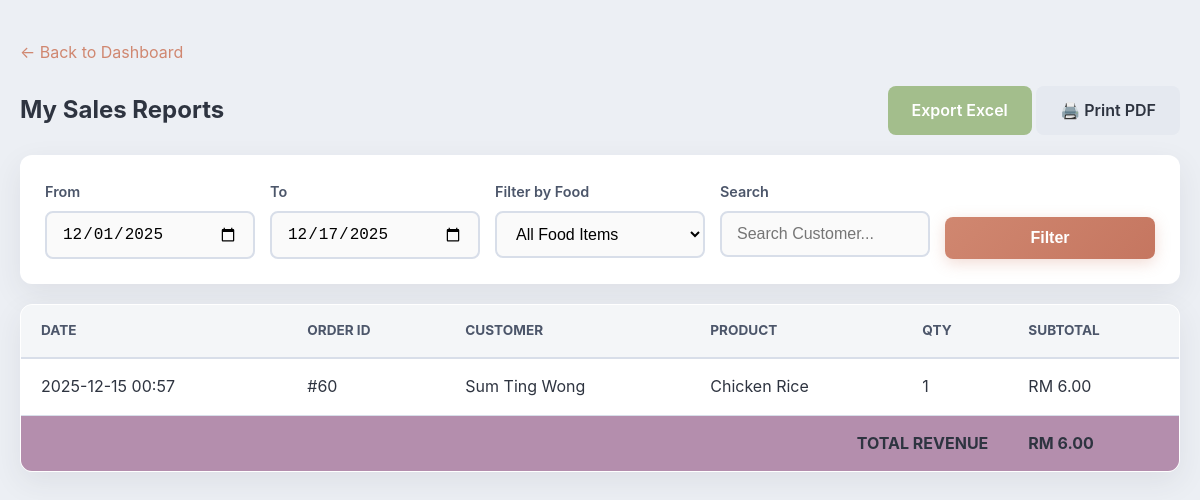
/pages/vendor_reports.php (signed in), run on an earlier commit of the app's database.
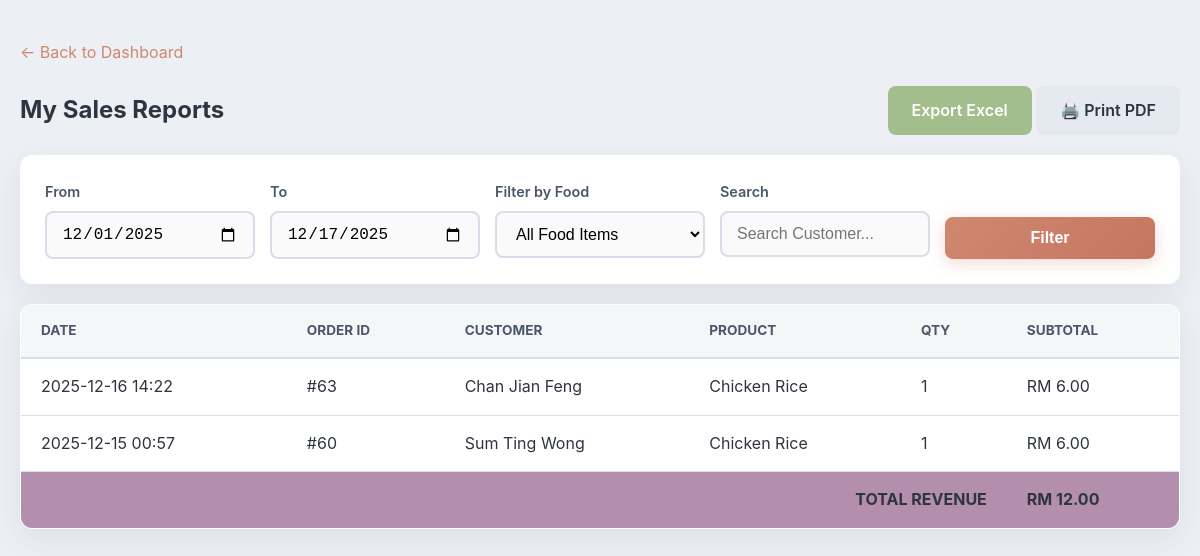
And on a later commit of the database.
### tables this page shows
CREATE TABLE `orders` (
  `OrderId` int(11) NOT NULL,
  `PaymentId` int(11) NOT NULL,
  `UserId` int(11) NOT NULL,
  `StallId` int(11) NOT NULL,
  `Status` enum('pending','preparing','ready','complete') DEFAULT 'pending',
  `Notes` text DEFAULT NULL,
  `CreatedAt` datetime NOT NULL DEFAULT current_timestamp()
);

CREATE TABLE `users` (
  `UserId` int(11) NOT NULL,
  `Name` varchar(100) NOT NULL,
  `Email` varchar(255) NOT NULL,
  `HashedPassword` varchar(255) NOT NULL,
  `Role` enum('customer','admin','vendor') NOT NULL DEFAULT 'customer',
  `PhoneNumber` varchar(20) DEFAULT NULL,
  `CreatedAt` datetime NOT NULL DEFAULT current_timestamp()
);

CREATE TABLE `products` (
  `ProductId` int(11) NOT NULL,
  `StallId` int(11) NOT NULL,
  `CategoryId` int(11) DEFAULT NULL,
  `ProductName` varchar(150) NOT NULL,
  `Description` text DEFAULT NULL,
  `UnitPrice` decimal(10,2) NOT NULL,
  `IsAvailable` tinyint(1) NOT NULL DEFAULT 1,
  `IsUnlimitedStock` tinyint(1) NOT NULL DEFAULT 0,
  `Stock` int(11) NOT NULL DEFAULT 0
);

CREATE TABLE `orderitems` (
  `OrderListId` int(11) NOT NULL,
  `OrderId` int(11) NOT NULL,
  `ProductId` int(11) NOT NULL,
  `Quantity` int(11) NOT NULL,
  `Subtotal` decimal(10,2) NOT NULL,
  `Note` text DEFAULT NULL,
  `PickupTime` datetime DEFAULT NULL,
  `Status` enum('pending','preparing','ready','complete','cancelled') DEFAULT 'pending'
);

### pages/vendor_reports.php (the view, shortened to what this page needs)
<?php
include '../configs/db.php';
$userId = $_SESSION['user_id'];
$stmt = $db->prepare("SELECT StallId FROM stalls WHERE StaffId = :uid");
$stmt->execute([':uid' => $userId]);
$stall = $stmt->fetch(PDO::FETCH_ASSOC);
$stallId = $stall['StallId'];
$startDate = $_GET['start_date'] ?? date('Y-m-01');
$endDate = $_GET['end_date'] ?? date('Y-m-d');
$search = $_GET['search'] ?? '';
$baseWhere = "WHERE o.StallId = :sid AND DATE(o.CreatedAt) BETWEEN :start AND :end";
$params = [':sid' => $stallId, ':start' => $startDate, ':end' => $endDate];
    ?>
    <?php
$countSql = "SELECT COUNT(*) as total_records, SUM(ol.Subtotal) as grand_total
             FROM orders o
             JOIN orderitems ol ON o.OrderId = ol.OrderId
             JOIN products p ON ol.ProductId = p.ProductId
             JOIN users u ON o.UserId = u.UserId
             $baseWhere";
$stmtCount = $db->prepare($countSql);
$stmtCount->execute($params);
$totals = $stmtCount->fetch(PDO::FETCH_ASSOC);
$grandTotalRevenue = $totals['grand_total'] ?? 0;
$page = isset($_GET['page']) ? max(1, intval($_GET['page'])) : 1;
$limit = 10;
$offset = ($page - 1) * $limit;
$sql = "SELECT o.OrderId, o.CreatedAt, p.ProductName, ol.Quantity, ol.Subtotal, u.Name as CustomerName
        FROM orders o
        JOIN orderitems ol ON o.OrderId = ol.OrderId
        JOIN products p ON ol.ProductId = p.ProductId
        JOIN users u ON o.UserId = u.UserId
        $baseWhere
        ORDER BY o.CreatedAt DESC";
if (!isset($_GET['export'])) {
    $sql .= " LIMIT $limit OFFSET $offset";
}
$stmt = $db->prepare($sql);
$stmt->execute($params);
$reportData = $stmt->fetchAll(PDO::FETCH_ASSOC);
?>
<!DOCTYPE html>
<html lang="en">
<head>
    <link rel="stylesheet" href="../assets/css/aurora_theme.css">
</head>
<body>
    <div class="container">
        <div style="margin-bottom: 20px;">
            <a href="vendor_dashboard.php">&larr; Back to Dashboard</a>
        </div>
        <div style="display:flex; justify-content:space-between; align-items:center; margin-bottom:20px;">
            <h2 style="margin:0;">My Sales Reports</h2>
            <div>
                 <a href="?<?php echo http_build_query(array_merge($_GET, ['export' => 'excel'])); ?>" class="btn" style="background:#A3BE8C; color:white;">Export Excel</a>
                 <a href="?<?php echo http_build_query(array_merge($_GET, ['print_view' => '1'])); ?>" target="_blank" class="btn btn-secondary">🖨️ Print PDF</a>
            </div>
        </div>
        <form method="GET" action="" class="filter-bar form-group" style="display:grid; grid-template-columns: repeat(auto-fit, minmax(180px, 1fr)); gap: 15px;">
            <div><label>From</label><input type="date" name="start_date" value="<?php echo $startDate; ?>"></div>
            <div><label>To</label><input type="date" name="end_date" value="<?php echo $endDate; ?>"></div>
            <div><label>Filter by Food</label>
                <select name="food_id">
                    <option value="">All Food Items</option>
                </select>
            </div>
            <div><label>Search</label><input type="text" name="search" value="<?php echo htmlspecialchars($search); ?>" placeholder="Search Customer..."></div>
            <div style="display:flex; align-items:flex-end;"><button type="submit" class="btn btn-primary" style="width:100%;">Filter</button></div>
        </form>
        <div class="table-container">
            <table>
                <thead><tr><th>Date</th><th>Order ID</th><th>Customer</th><th>Product</th><th>Qty</th><th>Subtotal</th></tr></thead>
                <tbody>
                    <?php if (empty($reportData)): ?>
                        <tr><td colspan="6" style="text-align:center; padding: 30px;">No records found.</td></tr>
                    <?php else: ?>
                        <?php foreach ($reportData as $row): ?>
                        <tr>
                            <td><?php echo date('Y-m-d H:i', strtotime($row['CreatedAt'])); ?></td>
                            <td>#<?php echo $row['OrderId']; ?></td>
                            <td><?php echo htmlspecialchars($row['CustomerName']); ?></td>
                            <td><?php echo htmlspecialchars($row['ProductName']); ?></td>
                            <td><?php echo $row['Quantity']; ?></td>
                            <td>RM <?php echo number_format($row['Subtotal'], 2); ?></td>
                        </tr>
                        <?php endforeach; ?>
                        <tr style="background:#B48EAD; color:white;">
                            <td colspan="5" style="text-align:right; font-weight:bold;">TOTAL REVENUE</td>
                            <td style="font-weight:bold;">RM <?php echo number_format($grandTotalRevenue, 2); ?></td>
                        </tr>
                    <?php endif; ?>
                </tbody>
            </table>
        </div>
    </div>
</body>
</html>

### assets/css/aurora_theme.css (style rules this page uses)
:root { --aurora-red: #BF616A; --aurora-orange: #D08770; --aurora-yellow: #EBCB8B; --aurora-green: #A3BE8C; --aurora-purple: #B48EAD; --bg-body: #ECEFF4; --bg-card: #FFFFFF; --text-main: #2E3440; --text-muted: #4C566A; --border-color: #D8DEE9; --radius-sm: 8px; --radius-md: 12px; --radius-lg: 16px; --shadow-soft: 0 10px 30px rgba(46, 52, 64, 0.08); --shadow-hover: 0 20px 40px rgba(46, 52, 64, 0.12); }
body { background-color: var(--bg-body); font-family: 'Inter', -apple-system, BlinkMacSystemFont, "Segoe UI", Roboto, Helvetica, Arial, sans-serif; color: var(--text-main); margin: 0; padding: 0; line-height: 1.6; }
.container { max-width: 1200px; margin: 40px auto; padding: 0 20px; }
h2, h3, h4 { color: var(--text-main); font-weight: 700; margin-top: 0; }
a { color: var(--aurora-orange); text-decoration: none; transition: color 0.2s; }
.card, .payment-container, .stat-card, .table-container, form { background: var(--bg-card); border-radius: var(--radius-md); box-shadow: var(--shadow-soft); border: 1px solid white; overflow: hidden; transition: transform 0.3s ease, box-shadow 0.3s ease; }
.btn, .btn-primary, .btn-pay, .btn-admin { display: inline-block; padding: 12px 24px; border-radius: var(--radius-sm); font-weight: 600; border: none; cursor: pointer; transition: all 0.2s ease; text-align: center; font-size: 1rem; }
.btn-primary, .btn-admin.primary { background: linear-gradient(135deg, var(--aurora-orange), #c57660); color: white; box-shadow: 0 4px 15px rgba(208, 135, 112, 0.3); }
.btn-secondary, .btn-admin { background: #E5E9F0; color: var(--text-main); }
.form-group { margin-bottom: 20px; }
label { display: block; margin-bottom: 8px; font-weight: 600; color: var(--text-muted); font-size: 0.9rem; }
input[type="text"], input[type="email"], input[type="password"], input[type="number"], input[type="date"], select, textarea, .form-control { width: 100%; padding: 12px 15px; border: 2px solid var(--border-color); border-radius: var(--radius-sm); font-size: 1rem; transition: border-color 0.2s; background: #FAFAFA; box-sizing: border-box; }
.table-container { padding: 0 !important; }
table { width: 100%; border-collapse: collapse; }
thead { background: #F4F6F8; border-bottom: 2px solid var(--border-color); }
th { padding: 15px 20px; text-align: left; font-size: 0.85rem; text-transform: uppercase; color: var(--text-muted); font-weight: 700; }
td { padding: 15px 20px; border-bottom: 1px solid var(--border-color); color: var(--text-main); }
tr:last-child td { border-bottom: none; }
.filter-bar { background: white !important; border: none !important; box-shadow: var(--shadow-soft); padding: 25px !important; }

What changed in the data, as far as the page shows it:
added orders: CreatedAt "2025-12-16 14:22", OrderId "63", UserId.Name "Chan Jian Feng", products.ProductName "Chicken Rice", orderitems.Quantity "1", orderitems.Subtotal "6.00"
Also different on the page:
$grandTotalRevenue: "6.00" → "12.00"
